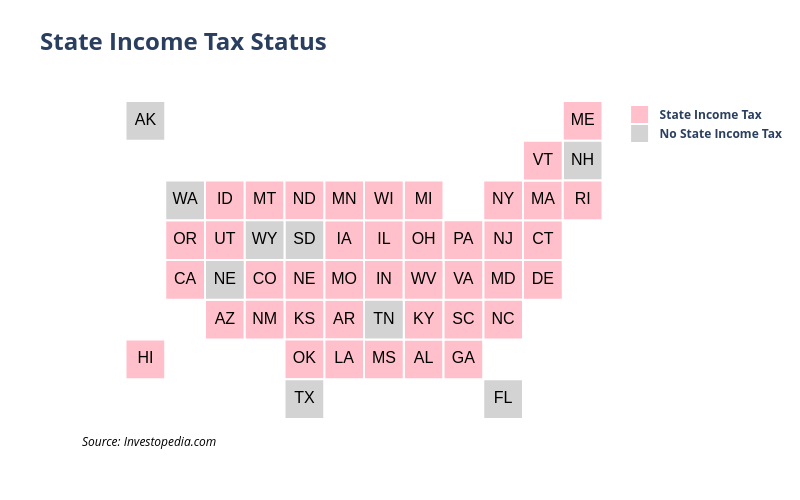

Notebook code for this chart:
### Code cell
# Tile Grid Map
# Categorical data example:

import pandas as pd
import plotly.graph_objects as go

# Assign the name of the DataFrame column to plot:
VALUES = 'Tax'

# Assign the plot's title:
TITLE = 'State Income Tax Status'

# Assign the colors for categorical data:
COLOR1 = 'pink'
COLOR2 = 'lightgray'

# Assign colors for tile edge and text:
EDGE_COLOR = 'white'
TEXT_COLOR = 'black'

# Assign Legend Text:
LEGEND_TXT_1 = 'State Income Tax'
LEGEND_TXT_2 = 'No State Income Tax'

# Identify data source:
SOURCE = 'Investopedia.com'

# Load the data:
dataUSA = pd.read_csv('dataUSA.csv')

# Create figure:
fig = go.Figure()

# Assign colors based on a condition:
colors = [COLOR1 if val == 'Yes' else COLOR2 for val in dataUSA[VALUES]]

# Build rectangle shapes for each data point:
shapes = [dict(type='rect',
               x0=x - 0.5, x1=x + 0.5,
               y0=y - 0.5, y1=y + 0.5,
               line=dict(color='white'),
               fillcolor=color,
               layer='below')
          for x, y, color in zip(dataUSA['X'], dataUSA['Y'], colors)]

# Prepare custom data for hover tooltips using a DataFrame slice:
custom_data = dataUSA[['State', VALUES]].values.tolist()

# Add text trace for state abbreviations:
fig.add_trace(go.Scatter(x=dataUSA['X'],
                         y=dataUSA['Y'],
                         mode='text',
                         text=dataUSA['Abbr'],
                         textfont=dict(size=16, 
                                       color=TEXT_COLOR, 
                                       family='Arial'),
                         customdata=custom_data,
                         hovertemplate=('State: %{customdata[0]}<br>' +
                                        'X: %{x}<br>' +
                                        'Y: %{y}<br>' +
                                        'Data: %{customdata[1]}<extra></extra>'),
                         showlegend=False))

# Add legend traces:
fig.add_trace(go.Scatter(x=[None],
                         y=[None],
                         mode='markers',
                         marker=dict(size=15, color=COLOR1, 
                                     symbol='square', 
                                     line=dict(color=COLOR1, width=2)),
                         name=f"<b>{LEGEND_TXT_1}</b>"))
fig.add_trace(go.Scatter(x=[None],
                         y=[None],
                         mode='markers',
                         marker=dict(size=15, color=COLOR2, symbol='square', 
                                     line=dict(color=COLOR2, width=2)),
                         name=f'<b>{LEGEND_TXT_2}</b>'))

# Update figure:
fig.update_layout(shapes=shapes,
                  xaxis=dict(showgrid=False, 
                             zeroline=False, 
                             showticklabels=False),
                  yaxis=dict(showgrid=False,
                             zeroline=False,
                             showticklabels=False,
                             scaleanchor="x",
                             scaleratio=1),
                  plot_bgcolor='white',
                  width=800, height=500,
                  title=dict(text=f'<b>{TITLE}</b>', 
                             font=dict(size=24)),
                  showlegend=True,
                  legend=dict(x=0.95),  # Adjust horizontal position
                  annotations=[dict(x=0,
                                    y=-0.1,
                                    xref='paper',
                                    yref='paper',
                                    text=f'<i>Source: {SOURCE}</i>',
                                    showarrow=False,
                                    font=dict(size=12, color='black'))])

fig.show()

### Figure 1 — Plotly figure (JSON) as saved in the notebook; plotly's stock layout.template omitted (floating-point values rounded to 4 significant figures)
{"data": [{"customdata": [["Alabama", "Yes"], ["Alaska", "No"], ["Arizona", "Yes"], ["Arkansas", "Yes"], ["California", "Yes"], ["Colorado", "Yes"], ["Connecticut", "Yes"], ["Delaware", "Yes"], ["Florida", "No"], ["Georgia", "Yes"], ["Hawaii", "Yes"], ["Idaho", "Yes"], ["Illinois", "Yes"], ["Indiana", "Yes"], ["Iowa", "Yes"], ["Kansas", "Yes"], ["Kentucky", "Yes"], ["Louisiana", "Yes"], ["Maine", "Yes"], ["Maryland", "Yes"], ["Massachusetts", "Yes"], ["Michigan", "Yes"], ["Minnesota", "Yes"], ["Mississippi", "Yes"], ["Missouri", "Yes"], ["Montana", "Yes"], ["Nebraska", "Yes"], ["Nevada", "No"], ["New Hampshire", "No"], ["New Jersey", "Yes"], ["New Mexico", "Yes"], ["New York", "Yes"], ["North Carolina", "Yes"], ["North Dakota", "Yes"], ["Ohio", "Yes"], ["Oklahoma", "Yes"], ["Oregon", "Yes"], ["Pennsylvania", "Yes"], ["Rhode Island", "Yes"], ["South Carolina", "Yes"], ["South Dakota", "No"], ["Tennessee", "No"], ["Texas", "No"], ["Utah", "Yes"], ["Vermont", "Yes"], ["Virginia", "Yes"], ["Washington", "No"], ["West Virginia", "Yes"], ["Wisconsin", "Yes"], ["Wyoming", "No"]], "hovertemplate": "State: %{customdata[0]}<br>X: %{x}<br>Y: %{y}<br>Data: %{customdata[1]}<extra></extra>", "mode": "text", "showlegend": false, "text": ["AL", "AK", "AZ", "AR", "CA", "CO", "CT", "DE", "FL", "GA", "HI", "ID", "IL", "IN", "IA", "KS", "KY", "LA", "ME", "MD", "MA", "MI", "MN", "MS", "MO", "MT", "NE", "NE", "NH", "NJ", "NM", "NY", "NC", "ND", "OH", "OK", "OR", "PA", "RI", "SC", "SD", "TN", "TX", "UT", "VT", "VA", "WA", "WV", "WI", "WY"], "textfont": {"color": "black", "family": "Arial", "size": 16}, "type": "scatter", "x": [7, 0, 2, 5, 1, 3, 10, 10, 9, 8, 0, 2, 6, 6, 5, 4, 7, 5, 11, 9, 10, 7, 5, 6, 5, 3, 4, 2, 11, 9, 3, 9, 9, 4, 7, 4, 1, 8, 11, 8, 4, 6, 4, 2, 10, 8, 1, 7, 6, 3], "y": [1, 7, 2, 2, 3, 3, 4, 3, 0, 1, 1, 5, 4, 3, 4, 2, 2, 1, 7, 3, 5, 5, 5, 1, 3, 5, 3, 3, 6, 4, 2, 5, 2, 5, 4, 1, 4, 4, 5, 2, 4, 2, 0, 4, 6, 3, 5, 3, 5, 4]}, {"marker": {"color": "pink", "line": {"color": "pink", "width": 2}, "size": 15, "symbol": "square"}, "mode": "markers", "name": "<b>State Income Tax</b>", "type": "scatter", "x": [null], "y": [null]}, {"marker": {"color": "lightgray", "line": {"color": "lightgray", "width": 2}, "size": 15, "symbol": "square"}, "mode": "markers", "name": "<b>No State Income Tax</b>", "type": "scatter", "x": [null], "y": [null]}], "layout": {"annotations": [{"font": {"color": "black", "size": 12}, "showarrow": false, "text": "<i>Source: Investopedia.com</i>", "x": 0, "xref": "paper", "y": -0.1, "yref": "paper"}], "height": 500, "legend": {"x": 0.95}, "plot_bgcolor": "white", "shapes": [{"fillcolor": "pink", "layer": "below", "line": {"color": "white"}, "type": "rect", "x0": 6.5, "x1": 7.5, "y0": 0.5, "y1": 1.5}, {"fillcolor": "lightgray", "layer": "below", "line": {"color": "white"}, "type": "rect", "x0": -0.5, "x1": 0.5, "y0": 6.5, "y1": 7.5}, {"fillcolor": "pink", "layer": "below", "line": {"color": "white"}, "type": "rect", "x0": 1.5, "x1": 2.5, "y0": 1.5, "y1": 2.5}, {"fillcolor": "pink", "layer": "below", "line": {"color": "white"}, "type": "rect", "x0": 4.5, "x1": 5.5, "y0": 1.5, "y1": 2.5}, {"fillcolor": "pink", "layer": "below", "line": {"color": "white"}, "type": "rect", "x0": 0.5, "x1": 1.5, "y0": 2.5, "y1": 3.5}, {"fillcolor": "pink", "layer": "below", "line": {"color": "white"}, "type": "rect", "x0": 2.5, "x1": 3.5, "y0": 2.5, "y1": 3.5}, {"fillcolor": "pink", "layer": "below", "line": {"color": "white"}, "type": "rect", "x0": 9.5, "x1": 10.5, "y0": 3.5, "y1": 4.5}, {"fillcolor": "pink", "layer": "below", "line": {"color": "white"}, "type": "rect", "x0": 9.5, "x1": 10.5, "y0": 2.5, "y1": 3.5}, {"fillcolor": "lightgray", "layer": "below", "line": {"color": "white"}, "type": "rect", "x0": 8.5, "x1": 9.5, "y0": -0.5, "y1": 0.5}, {"fillcolor": "pink", "layer": "below", "line": {"color": "white"}, "type": "rect", "x0": 7.5, "x1": 8.5, "y0": 0.5, "y1": 1.5}, {"fillcolor": "pink", "layer": "below", "line": {"color": "white"}, "type": "rect", "x0": -0.5, "x1": 0.5, "y0": 0.5, "y1": 1.5}, {"fillcolor": "pink", "layer": "below", "line": {"color": "white"}, "type": "rect", "x0": 1.5, "x1": 2.5, "y0": 4.5, "y1": 5.5}, {"fillcolor": "pink", "layer": "below", "line": {"color": "white"}, "type": "rect", "x0": 5.5, "x1": 6.5, "y0": 3.5, "y1": 4.5}, {"fillcolor": "pink", "layer": "below", "line": {"color": "white"}, "type": "rect", "x0": 5.5, "x1": 6.5, "y0": 2.5, "y1": 3.5}, {"fillcolor": "pink", "layer": "below", "line": {"color": "white"}, "type": "rect", "x0": 4.5, "x1": 5.5, "y0": 3.5, "y1": 4.5}, {"fillcolor": "pink", "layer": "below", "line": {"color": "white"}, "type": "rect", "x0": 3.5, "x1": 4.5, "y0": 1.5, "y1": 2.5}, {"fillcolor": "pink", "layer": "below", "line": {"color": "white"}, "type": "rect", "x0": 6.5, "x1": 7.5, "y0": 1.5, "y1": 2.5}, {"fillcolor": "pink", "layer": "below", "line": {"color": "white"}, "type": "rect", "x0": 4.5, "x1": 5.5, "y0": 0.5, "y1": 1.5}, {"fillcolor": "pink", "layer": "below", "line": {"color": "white"}, "type": "rect", "x0": 10.5, "x1": 11.5, "y0": 6.5, "y1": 7.5}, {"fillcolor": "pink", "layer": "below", "line": {"color": "white"}, "type": "rect", "x0": 8.5, "x1": 9.5, "y0": 2.5, "y1": 3.5}, {"fillcolor": "pink", "layer": "below", "line": {"color": "white"}, "type": "rect", "x0": 9.5, "x1": 10.5, "y0": 4.5, "y1": 5.5}, {"fillcolor": "pink", "layer": "below", "line": {"color": "white"}, "type": "rect", "x0": 6.5, "x1": 7.5, "y0": 4.5, "y1": 5.5}, {"fillcolor": "pink", "layer": "below", "line": {"color": "white"}, "type": "rect", "x0": 4.5, "x1": 5.5, "y0": 4.5, "y1": 5.5}, {"fillcolor": "pink", "layer": "below", "line": {"color": "white"}, "type": "rect", "x0": 5.5, "x1": 6.5, "y0": 0.5, "y1": 1.5}, {"fillcolor": "pink", "layer": "below", "line": {"color": "white"}, "type": "rect", "x0": 4.5, "x1": 5.5, "y0": 2.5, "y1": 3.5}, {"fillcolor": "pink", "layer": "below", "line": {"color": "white"}, "type": "rect", "x0": 2.5, "x1": 3.5, "y0": 4.5, "y1": 5.5}, {"fillcolor": "pink", "layer": "below", "line": {"color": "white"}, "type": "rect", "x0": 3.5, "x1": 4.5, "y0": 2.5, "y1": 3.5}, {"fillcolor": "lightgray", "layer": "below", "line": {"color": "white"}, "type": "rect", "x0": 1.5, "x1": 2.5, "y0": 2.5, "y1": 3.5}, {"fillcolor": "lightgray", "layer": "below", "line": {"color": "white"}, "type": "rect", "x0": 10.5, "x1": 11.5, "y0": 5.5, "y1": 6.5}, {"fillcolor": "pink", "layer": "below", "line": {"color": "white"}, "type": "rect", "x0": 8.5, "x1": 9.5, "y0": 3.5, "y1": 4.5}, {"fillcolor": "pink", "layer": "below", "line": {"color": "white"}, "type": "rect", "x0": 2.5, "x1": 3.5, "y0": 1.5, "y1": 2.5}, {"fillcolor": "pink", "layer": "below", "line": {"color": "white"}, "type": "rect", "x0": 8.5, "x1": 9.5, "y0": 4.5, "y1": 5.5}, {"fillcolor": "pink", "layer": "below", "line": {"color": "white"}, "type": "rect", "x0": 8.5, "x1": 9.5, "y0": 1.5, "y1": 2.5}, {"fillcolor": "pink", "layer": "below", "line": {"color": "white"}, "type": "rect", "x0": 3.5, "x1": 4.5, "y0": 4.5, "y1": 5.5}, {"fillcolor": "pink", "layer": "below", "line": {"color": "white"}, "type": "rect", "x0": 6.5, "x1": 7.5, "y0": 3.5, "y1": 4.5}, {"fillcolor": "pink", "layer": "below", "line": {"color": "white"}, "type": "rect", "x0": 3.5, "x1": 4.5, "y0": 0.5, "y1": 1.5}, {"fillcolor": "pink", "layer": "below", "line": {"color": "white"}, "type": "rect", "x0": 0.5, "x1": 1.5, "y0": 3.5, "y1": 4.5}, {"fillcolor": "pink", "layer": "below", "line": {"color": "white"}, "type": "rect", "x0": 7.5, "x1": 8.5, "y0": 3.5, "y1": 4.5}, {"fillcolor": "pink", "layer": "below", "line": {"color": "white"}, "type": "rect", "x0": 10.5, "x1": 11.5, "y0": 4.5, "y1": 5.5}, {"fillcolor": "pink", "layer": "below", "line": {"color": "white"}, "type": "rect", "x0": 7.5, "x1": 8.5, "y0": 1.5, "y1": 2.5}, {"fillcolor": "lightgray", "layer": "below", "line": {"color": "white"}, "type": "rect", "x0": 3.5, "x1": 4.5, "y0": 3.5, "y1": 4.5}, {"fillcolor": "lightgray", "layer": "below", "line": {"color": "white"}, "type": "rect", "x0": 5.5, "x1": 6.5, "y0": 1.5, "y1": 2.5}, {"fillcolor": "lightgray", "layer": "below", "line": {"color": "white"}, "type": "rect", "x0": 3.5, "x1": 4.5, "y0": -0.5, "y1": 0.5}, {"fillcolor": "pink", "layer": "below", "line": {"color": "white"}, "type": "rect", "x0": 1.5, "x1": 2.5, "y0": 3.5, "y1": 4.5}, {"fillcolor": "pink", "layer": "below", "line": {"color": "white"}, "type": "rect", "x0": 9.5, "x1": 10.5, "y0": 5.5, "y1": 6.5}, {"fillcolor": "pink", "layer": "below", "line": {"color": "white"}, "type": "rect", "x0": 7.5, "x1": 8.5, "y0": 2.5, "y1": 3.5}, {"fillcolor": "lightgray", "layer": "below", "line": {"color": "white"}, "type": "rect", "x0": 0.5, "x1": 1.5, "y0": 4.5, "y1": 5.5}, {"fillcolor": "pink", "layer": "below", "line": {"color": "white"}, "type": "rect", "x0": 6.5, "x1": 7.5, "y0": 2.5, "y1": 3.5}, {"fillcolor": "pink", "layer": "below", "line": {"color": "white"}, "type": "rect", "x0": 5.5, "x1": 6.5, "y0": 4.5, "y1": 5.5}, {"fillcolor": "lightgray", "layer": "below", "line": {"color": "white"}, "type": "rect", "x0": 2.5, "x1": 3.5, "y0": 3.5, "y1": 4.5}], "showlegend": true, "title": {"font": {"size": 24}, "text": "<b>State Income Tax Status</b>"}, "width": 800, "xaxis": {"showgrid": false, "showticklabels": false, "zeroline": false}, "yaxis": {"scaleanchor": "x", "scaleratio": 1, "showgrid": false, "showticklabels": false, "zeroline": false}}}
